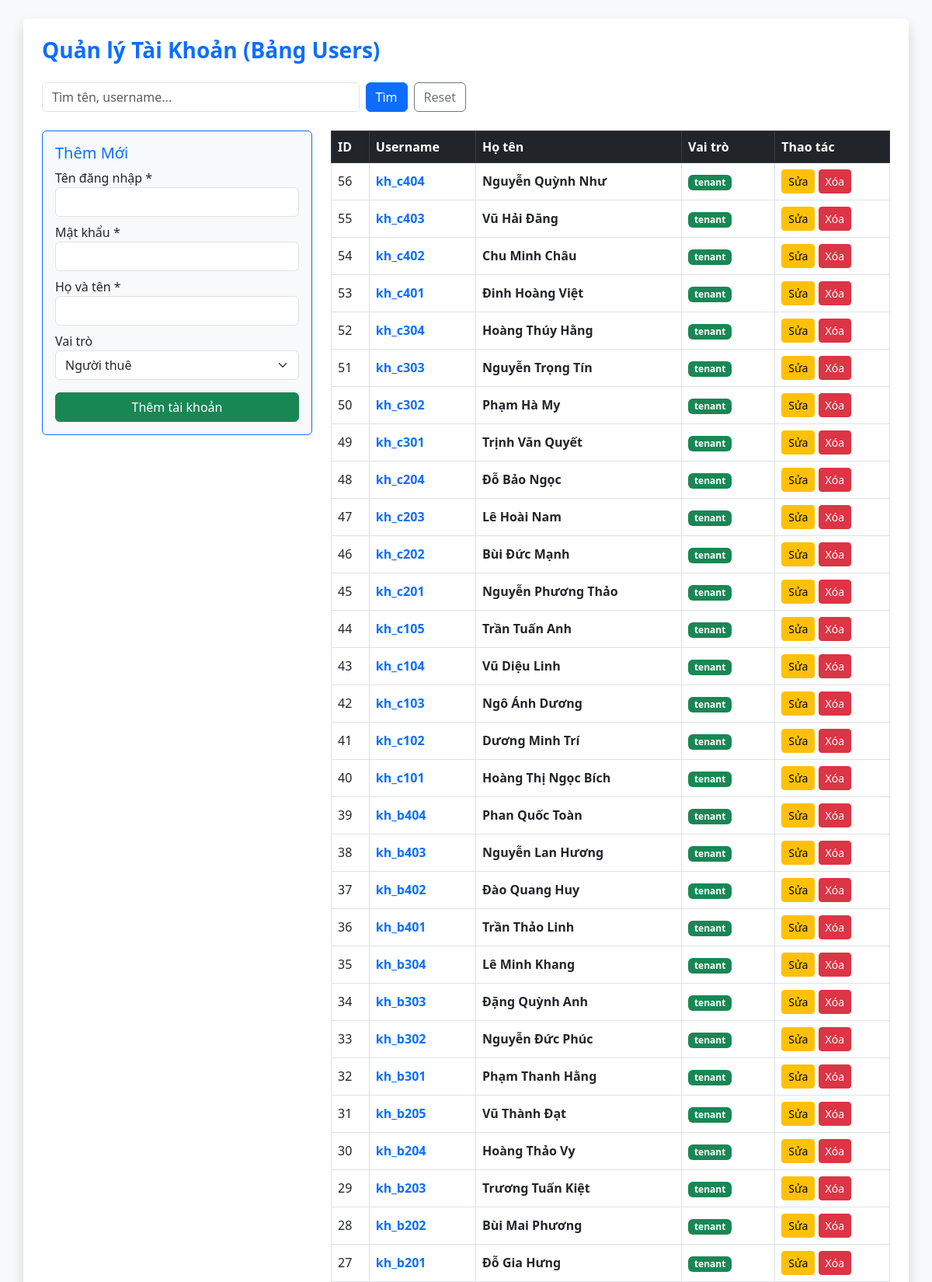
The app's page /BaiTapCaNhan/02_NguyenAnhNgoc/UserController.php (upper part) with its own data.
### tables this page shows
CREATE TABLE `users` (
  `id` int NOT NULL AUTO_INCREMENT,
  `username` varchar(50) NOT NULL,
  `password` varchar(255) NOT NULL,
  `full_name` varchar(100) NOT NULL,
  `phone` varchar(20) NOT NULL,
  `cccd` varchar(20) DEFAULT NULL,
  `birthday` date DEFAULT NULL,
  `gender` varchar(10) DEFAULT 'Nam',
  `email` varchar(100) NOT NULL,
  `occupation` varchar(100) DEFAULT NULL,
  `hometown` varchar(255) DEFAULT NULL,
  `emergency_contact` varchar(100) DEFAULT NULL,
  `status` varchar(50) DEFAULT 'Đang thuê',
  `roommate_name` varchar(100) DEFAULT NULL,
  `roommate_phone` varchar(20) DEFAULT NULL,
  `role` enum('admin','landlord','tenant','manager') NOT NULL DEFAULT 'tenant',
  `preferred_room_id` int DEFAULT NULL,
  `created_at` timestamp NULL DEFAULT CURRENT_TIMESTAMP,
  PRIMARY KEY (`id`),
  UNIQUE KEY `username` (`username`),
  UNIQUE KEY `email` (`email`)
);

### BaiTapCaNhan/02_NguyenAnhNgoc/UserController.php (called while the page is built, shortened)
<?php
require_once __DIR__ . '/UserRepository.php';
class UserController {
    private $repository;
    public function __construct() {
        $this->repository = new UserRepository();
    }
    public function index() {
        $edit_user = null;
        $keyword = trim($_GET['keyword'] ?? '');
        $users = $this->repository->getUsers($keyword);
        require_once __DIR__ . '/views/index.php';
    }
}
$controller = new UserController();
$controller->index();
?>

### BaiTapCaNhan/02_NguyenAnhNgoc/UserRepository.php (called while the page is built, shortened)
<?php
class UserRepository {
    private $conn;
    public function __construct() {
        try {
            $this->conn = new PDO("mysql:host=localhost;dbname=quan_ly_nha_tro;charset=utf8mb4", "root", "");
            $this->conn->setAttribute(PDO::ATTR_ERRMODE, PDO::ERRMODE_EXCEPTION);
        } catch(PDOException $e) {
            die("Lỗi kết nối CSDL: " . $e->getMessage());
        }
    }
    public function getUsers($keyword = '') {
        $sql = "SELECT * FROM users";
        $sql .= " ORDER BY id DESC";
        $stmt = $this->conn->prepare($sql);
        $stmt->execute();
        return $stmt->fetchAll(PDO::FETCH_ASSOC);
    }
}
?>

### BaiTapCaNhan/02_NguyenAnhNgoc/views/index.php (the view, shortened to what this page needs)
<!DOCTYPE html>
<html lang="vi">
<head>
    <link href="https://cdn.jsdelivr.net/npm/bootstrap@5.3.0/dist/css/bootstrap.min.css" rel="stylesheet">
</head>
<body class="bg-light p-4">
    <div class="container bg-white p-4 rounded shadow">
        <h3 class="fw-bold mb-4 text-primary">Quản lý Tài Khoản (Bảng Users)</h3>
        <form method="GET" action="UserController.php" class="d-flex mb-4 w-50">
            <input type="text" name="keyword" class="form-control me-2" placeholder="Tìm tên, username..." value="<?= htmlspecialchars($keyword ?? '') ?>">
            <button type="submit" class="btn btn-primary">Tìm</button>
            <a href="UserController.php" class="btn btn-outline-secondary ms-2">Reset</a>
        </form>
        <div class="row">
            <div class="col-md-4 mb-4">
                <div class="card card-body bg-light border-primary">
                    <h5 class="card-title text-primary"><?= !empty($edit_user) ? 'Sửa Tài Khoản' : 'Thêm Mới' ?></h5>
                    <form method="POST" action="UserController.php">
                        <div class="mb-2">
                            <label>Tên đăng nhập *</label>
                            <input type="text" name="username" class="form-control" value="<?= !empty($edit_user) ? htmlspecialchars($edit_user['username']) : '' ?>" <?= !empty($edit_user) ? 'readonly' : 'required' ?>>
                        </div>
                        <?php if (empty($edit_user)): ?>
                        <div class="mb-2">
                            <label>Mật khẩu *</label>
                            <input type="password" name="password" class="form-control" required>
                        </div>
                        <?php endif; ?>
                        <div class="mb-2">
                            <label>Họ và tên *</label>
                            <input type="text" name="full_name" class="form-control" value="<?= !empty($edit_user) ? htmlspecialchars($edit_user['full_name']) : '' ?>" required>
                        </div>
                        <div class="mb-3">
                            <label>Vai trò</label>
                            <select name="role" class="form-select">
                                <option value="tenant" <?= (!empty($edit_user) && $edit_user['role'] == 'tenant') ? 'selected' : '' ?>>Người thuê</option>
                            </select>
                        </div>
                        <button type="submit" class="btn <?= !empty($edit_user) ? 'btn-warning' : 'btn-success' ?> w-100">
                            <?= !empty($edit_user) ? 'Cập nhật' : 'Thêm tài khoản' ?>
                        </button>
                    </form>
                </div>
            </div>
            <div class="col-md-8">
                <table class="table table-bordered table-hover align-middle">
                    <thead class="table-dark">
                        <tr>
                            <th>ID</th><th>Username</th><th>Họ tên</th><th>Vai trò</th><th>Thao tác</th>
                        </tr>
                    </thead>
                    <tbody>
                        <?php if (!empty($users)): ?>
                            <?php foreach ($users as $user): ?>
                                <tr>
                                    <td><?= $user['id'] ?></td>
                                    <td class="text-primary fw-bold"><?= htmlspecialchars($user['username']) ?></td>
                                    <td class="fw-bold"><?= htmlspecialchars($user['full_name']) ?></td>
                                    <td>
                                        <span class="badge <?= $user['role'] == 'admin' ? 'bg-danger' : ($user['role'] == 'landlord' ? 'bg-primary' : 'bg-success') ?>">
                                            <?= htmlspecialchars($user['role']) ?>
                                        </span>
                                    </td>
                                    <td>
                                        <a href="UserController.php?edit_id=<?= $user['id'] ?>" class="btn btn-sm btn-warning">Sửa</a>
                                        <form method="POST" action="UserController.php" style="display:inline;" onsubmit="return confirm('Bạn có chắc muốn xóa?');">
                                            <button type="submit" class="btn btn-sm btn-danger">Xóa</button>
                                        </form>
                                    </td>
                                </tr>
                            <?php endforeach; ?>
                        <?php else: ?>
                            <tr><td colspan="5" class="text-center py-4">Chưa có dữ liệu</td></tr>
                        <?php endif; ?>
                    </tbody>
                </table>
            </div>
        </div>
    </div>
</body>
</html>

### records on screen
users: id "56", username "kh_c404", full_name "Nguyễn Quỳnh Như", role "tenant"
users: id "55", username "kh_c403", full_name "Vũ Hải Đăng", role "tenant"
users: id "54", username "kh_c402", full_name "Chu Minh Châu", role "tenant"
users: id "53", username "kh_c401", full_name "Đinh Hoàng Việt", role "tenant"
users: id "52", username "kh_c304", full_name "Hoàng Thúy Hằng", role "tenant"
users: id "51", username "kh_c303", full_name "Nguyễn Trọng Tín", role "tenant"
users: id "50", username "kh_c302", full_name "Phạm Hà My", role "tenant"
users: id "49", username "kh_c301", full_name "Trịnh Văn Quyết", role "tenant"
users: id "48", username "kh_c204", full_name "Đỗ Bảo Ngọc", role "tenant"
users: id "47", username "kh_c203", full_name "Lê Hoài Nam", role "tenant"
users: id "46", username "kh_c202", full_name "Bùi Đức Mạnh", role "tenant"
users: id "45", username "kh_c201", full_name "Nguyễn Phương Thảo", role "tenant"
users: id "44", username "kh_c105", full_name "Trần Tuấn Anh", role "tenant"
users: id "43", username "kh_c104", full_name "Vũ Diệu Linh", role "tenant"
users: id "42", username "kh_c103", full_name "Ngô Ánh Dương", role "tenant"
users: id "41", username "kh_c102", full_name "Dương Minh Trí", role "tenant"
users: id "40", username "kh_c101", full_name "Hoàng Thị Ngọc Bích", role "tenant"
users: id "39", username "kh_b404", full_name "Phan Quốc Toàn", role "tenant"
users: id "38", username "kh_b403", full_name "Nguyễn Lan Hương", role "tenant"
users: id "37", username "kh_b402", full_name "Đào Quang Huy", role "tenant"
users: id "36", username "kh_b401", full_name "Trần Thảo Linh", role "tenant"
users: id "35", username "kh_b304", full_name "Lê Minh Khang", role "tenant"
users: id "34", username "kh_b303", full_name "Đặng Quỳnh Anh", role "tenant"
users: id "33", username "kh_b302", full_name "Nguyễn Đức Phúc", role "tenant"
users: id "32", username "kh_b301", full_name "Phạm Thanh Hằng", role "tenant"
users: id "31", username "kh_b205", full_name "Vũ Thành Đạt", role "tenant"
users: id "30", username "kh_b204", full_name "Hoàng Thảo Vy", role "tenant"
users: id "29", username "kh_b203", full_name "Trương Tuấn Kiệt", role "tenant"
users: id "28", username "kh_b202", full_name "Bùi Mai Phương", role "tenant"
users: id "27", username "kh_b201", full_name "Đỗ Gia Hưng", role "tenant"
